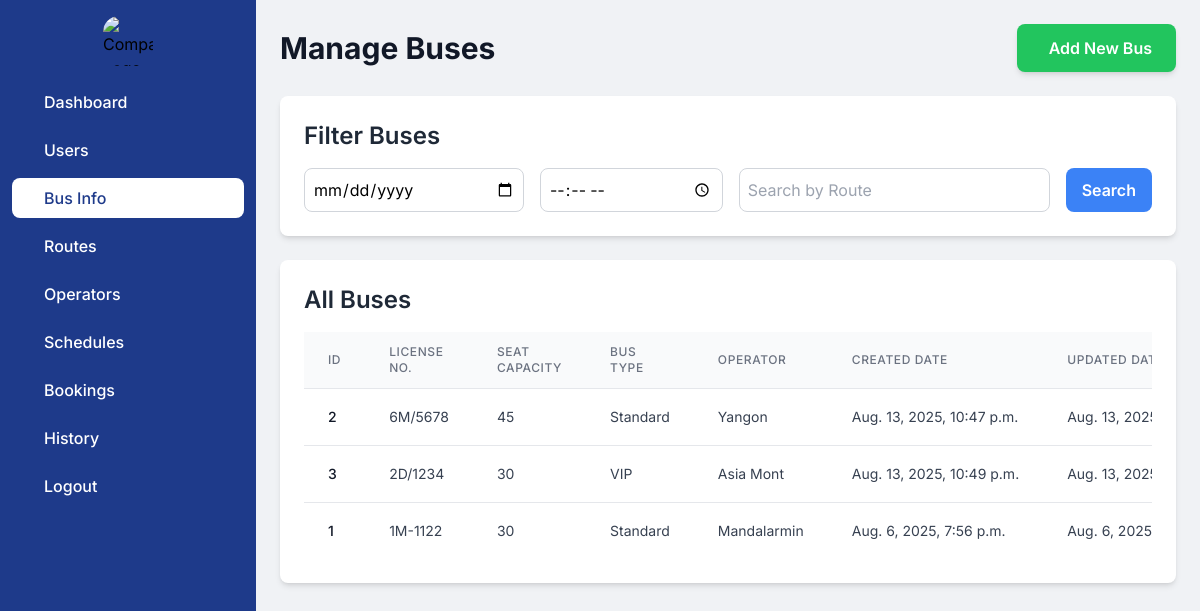
Screenshot of /admindashboard/bus_home/ with the database file from the repository.
### myapp/models.py (models this page shows, shortened)
class Bus(models.Model):
    BUS_TYPES = [
        ('Standard' , 'Standard'),
        ('VIP' , 'VIP')
    ]
    license_no = models.CharField(max_length=15,default='')
    seat_capacity = models.IntegerField(default=30)
    bus_type = models.CharField(max_length = 10,choices=BUS_TYPES)
    del_flag = models.IntegerField(default=0)
    created_date = models.DateTimeField(auto_now_add=True)
    updated_date = models.DateTimeField(auto_now=True)
    operator = models.ForeignKey(Operator,on_delete=models.CASCADE)
    class Meta:
        verbose_name_plural = "List of Buses"

class Operator(models.Model):
    operator_name = models.CharField(max_length=50,default='')
    del_flag = models.IntegerField(default=0)
    created_date = models.DateTimeField(auto_now_add=True)
    updated_date = models.DateTimeField(auto_now=True)

### myapp/views.py (the view)
# urls.py: path('admindashboard/bus_home/',views.bus_home,name='bus_home'),
def bus_home(request):
    license_query = request.GET.get('license_no', '')
    operator_query = request.GET.get('operator', '')
    buses = Bus.objects.all()
    if license_query:
        buses = buses.filter(Q(license_no__icontains=license_query))
    if operator_query:
        buses = buses.filter(Q(operator__id=operator_query))
    buses = buses.order_by('-updated_date')
    operators = Operator.objects.all()
    context = {
        'buses': buses,
        'operators': operators,
        'license_query': license_query,
        'operator_query': operator_query,
    }
    return render(request, 'admin/bus_home.html', context)

### myapp/context_processors.py (called while the page is built)
def route_choices(request):
    origins = Route.objects.values_list('origin', flat=True).distinct()
    destinations = Route.objects.values_list('destination', flat=True).distinct()
    return {
        'origins': origins,
        'destinations': destinations
    }

### templates/admin/bus_home.html (shortened to what this page needs)
<!DOCTYPE html>
<html lang="en">
<head>
    <script src="https://cdn.tailwindcss.com"></script>
</head>
<body class="flex flex-col md:flex-row h-screen">
    <aside id="logo-sidebar"
           class="fixed inset-y-0 left-0 z-40 w-64 h-full transition-transform duration-300 transform -translate-x-full md:translate-x-0 bg-blue-900"
           aria-label="Sidebar">
        <div class="h-full px-3 py-4 overflow-y-auto">
            <div class="flex justify-center items-center mb-4">
                <img src="https://i.pinimg.com/originals/e2/1c/b5/e21cb58cda4ccf597b05d2048b483c0d.jpg" class="rounded-2xl"
                     alt="Company Logo" style="height:50px;width:50px;">
            </div>
            <ul class="space-y-2 font-medium">
                <li><a href="{% url 'admin_dashboard' %}" class="flex items-center p-2 text-white rounded-lg hover:bg-white group hover:text-blue-900"><span class="ms-3">Dashboard</span></a></li>
                <li><a href="{% url 'user_home' %}" class="flex items-center p-2 text-white rounded-lg hover:bg-white group hover:text-blue-900"><span class="ms-3">Users</span></a></li>
                <li><a href="{% url 'bus_home' %}" class="flex items-center p-2 bg-white rounded-lg text-blue-900"><span class="flex-1 ms-3 whitespace-nowrap">Bus Info</span></a></li>
                <li><a href="{% url 'route_home' %}" class="flex items-center p-2 text-white rounded-lg hover:bg-white group hover:text-blue-900"><span class="flex-1 ms-3 whitespace-nowrap">Routes</span></a></li>
                <li><a href="{% url 'operator_home' %}" class="flex items-center p-2 text-white rounded-lg hover:bg-white group hover:text-blue-900"><span class="flex-1 ms-3 whitespace-nowrap">Operators</span></a></li>
                <li><a href="{% url 'schedule_home' %}" class="flex items-center p-2 text-white rounded-lg hover:bg-white group hover:text-blue-900"><span class="flex-1 ms-3 whitespace-nowrap">Schedules</span></a></li>
                <li><a href="#" class="flex items-center p-2 text-white rounded-lg hover:bg-white group hover:text-blue-900"><span class="flex-1 ms-3 whitespace-nowrap">Bookings</span></a></li>
                <li><a href="#" class="flex items-center p-2 text-white rounded-lg hover:bg-white group hover:text-blue-900"><span class="flex-1 ms-3 whitespace-nowrap">History</span></a></li>
                <li><a href="/logout" class="flex items-center p-2 text-white rounded-lg hover:bg-white group hover:text-blue-900"><span class="flex-1 ms-3 whitespace-nowrap">Logout</span></a></li>
            </ul>
        </div>
    </aside>
    <div class="flex-grow p-4 md:p-6 overflow-y-auto md:ml-64">
        <div class="flex flex-col md:flex-row md:items-center md:justify-between mb-6">
            <h1 class="text-2xl md:text-3xl font-bold text-gray-900 mb-4 md:mb-0">Manage Buses</h1>
            <a href="{% url 'bus_add' %}"
               class="px-4 py-2 md:px-6 md:py-3 bg-green-500 text-white rounded-lg font-semibold text-center hover:bg-green-600 transition-colors duration-200 shadow-md flex items-center justify-center w-full md:w-auto">
                 Add New Bus
            </a>
        </div>
        <div class="bg-white rounded-lg shadow-md p-4 md:p-6 mb-6">
            <h2 class="text-xl md:text-2xl font-semibold text-gray-800 mb-4">Filter Buses</h2>
            <form action="{% url 'schedule_home' %}" method="get" class="flex flex-col md:flex-row gap-4">
                <input type="date" name="date" placeholder="Search by Date"
                       class="flex-grow p-2 border border-gray-300 rounded-lg focus:outline-none focus:ring-2 focus:ring-blue-500"
                       value="{{ date_query }}">
                <input type="time" name="time" placeholder="Search by Time"
                       class="flex-grow p-2 border border-gray-300 rounded-lg focus:outline-none focus:ring-2 focus:ring-blue-500"
                       value="{{ time_query }}">
                <input type="text" name="route" placeholder="Search by Route"
                       class="flex-grow p-2 border border-gray-300 rounded-lg focus:outline-none focus:ring-2 focus:ring-blue-500"
                       value="{{ route_query }}">
                <button type="submit"
                        class="px-4 py-2 bg-blue-500 text-white rounded-lg font-semibold hover:bg-blue-600 transition-colors duration-200 w-full md:w-auto"> Search
                </button>
</form>
        </div>
        <div class="bg-white rounded-lg shadow-md p-4 md:p-6 mb-6">
            <h2 class="text-xl md:text-2xl font-semibold text-gray-800 mb-4">All Buses</h2>
            <div class="overflow-x-auto">
                <table class="min-w-full divide-y divide-gray-200">
                    <thead class="bg-gray-50">
                        <tr>
                            <th scope="col" class="px-3 md:px-6 py-3 text-left text-xs font-medium text-gray-500 uppercase tracking-wider">ID</th>
                            <th scope="col" class="px-3 md:px-6 py-3 text-left text-xs font-medium text-gray-500 uppercase tracking-wider">License No.</th>
                            <th scope="col" class="px-3 md:px-6 py-3 text-left text-xs font-medium text-gray-500 uppercase tracking-wider">Seat Capacity</th>
                            <th scope="col" class="px-3 md:px-6 py-3 text-left text-xs font-medium text-gray-500 uppercase tracking-wider">Bus Type</th>
                            <th scope="col" class="px-3 md:px-6 py-3 text-left text-xs font-medium text-gray-500 uppercase tracking-wider">Operator</th>
                            <th scope="col" class="px-3 md:px-6 py-3 text-left text-xs font-medium text-gray-500 uppercase tracking-wider">Created Date</th>
                            <th scope="col" class="px-3 md:px-6 py-3 text-left text-xs font-medium text-gray-500 uppercase tracking-wider">Updated Date</th>
                        </tr>
                    </thead>
                    <tbody class="bg-white divide-y divide-gray-200">
                        {% if buses %}
                            {% for bus in buses %}
                            <tr>
                                <td class="px-3 md:px-6 py-4 whitespace-nowrap text-sm font-medium text-gray-900">{{ bus.id }}</td>
                                <td class="px-3 md:px-6 py-4 whitespace-nowrap text-sm text-gray-700">{{ bus.license_no }}</td>
                                <td class="px-3 md:px-6 py-4 whitespace-nowrap text-sm text-gray-700">{{ bus.seat_capacity }}</td>
                                <td class="px-3 md:px-6 py-4 whitespace-nowrap text-sm text-gray-700">{{ bus.bus_type }}</td>
                                <td class="px-3 md:px-6 py-4 whitespace-nowrap text-sm text-gray-700">{{ bus.operator.operator_name }}</td>
                                <td class="px-3 md:px-6 py-4 whitespace-nowrap text-sm text-gray-700">{{ bus.created_date }}</td>
                                <td class="px-3 md:px-6 py-4 whitespace-nowrap text-sm text-gray-700">{{ bus.updated_date }}</td>
                            </tr>
                            {% endfor %}
                        {% else %}
                            <tr><td colspan="9" class="px-3 md:px-6 py-4 text-center text-gray-500">No buses found.</td></tr>
                        {% endif %}
                    </tbody>
                </table>
            </div>
        </div>
    </div>
</body>
</html>

### templates/admin/bus_home.html (style rules this page uses)
body { font-family: 'Inter', sans-serif; background-color: #f0f2f5; }

### rows the page displays
Bus: id "2", license_no "6M/5678", seat_capacity "45", bus_type "Standard", operator.operator_name "Yangon", created_date "Aug. 13, 2025, 10:47 p.m.", updated_date "Aug. 13,…"
Bus: id "3", license_no "2D/1234", seat_capacity "30", bus_type "VIP", operator.operator_name "Asia Mont", created_date "Aug. 13, 2025, 10:49 p.m.", updated_date "Aug. 13,…"
Bus: id "1", license_no "1M-1122", seat_capacity "30", bus_type "Standard", operator.operator_name "Mandalarmin", created_date "Aug. 6, 2025, 7:56 p.m.", updated_date "Aug. 6,…"
